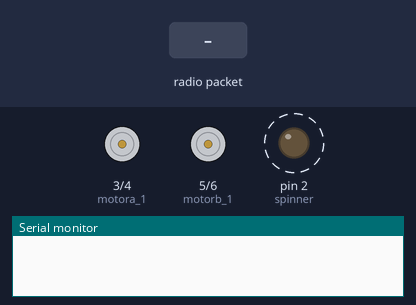
The sketch below on a simulated Arduino Uno, built with avr-gcc and run on an emulated ATmega328P. On the bench: motor-driver pin pairs drawn as motors (green arrow = first pin HIGH = forward, orange = second pin HIGH = backward, longer = more drive), output pins drawn as LEDs (lit = HIGH), the last lines printed to the serial monitor. Dashed ring = blinking. The test bench sets the inputs (shaded band). No radio packets arrive unless stated.

Above: at 0.01 s.
At 1.13 s:
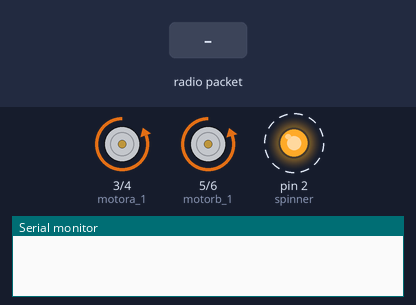
1.4 s: radio packet "1" arrives
At 1.9 s:
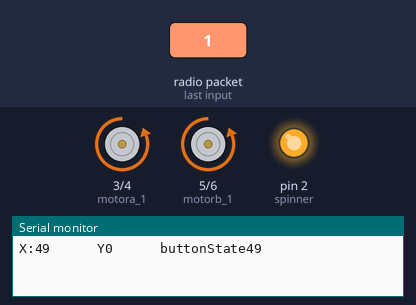
Timing chart, 0 to 4.4 s (numbered marks = the images above; inputs shaded):
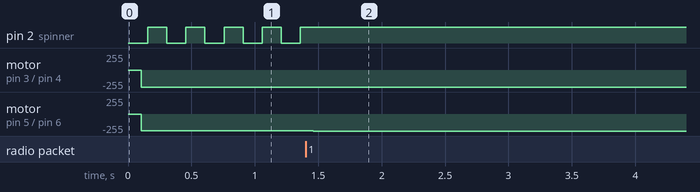

Measured:
- after the input at 1.4 s, pin 2 (spinner): stops changing and stays HIGH; motor on pin 5 (motorb_1) / pin 6 (motorb_2): backward 254/255 → backward 255/255 after 0.06 s
- by itself, pin 2 (spinner): alternates HIGH for 0.15 s and LOW for 0.15 s

The sketch:

Battle_Robot.ino
```cpp
#include <SPI.h>      //SPI library for communication with the nRF24L01+
#include "RF24.h"  //The main library of the nRF24L01+
#include "Wire.h"


RF24 radio (7, 8); // CE,CSN

//Create a pipe addresses for  communication
const uint64_t pipe = 0xE8E8F0F0E1LL;

struct package
{
  int X = 1;
  int Y = 1;
};

typedef struct package Package;
Package pos;

int buttonState;
int spinnerState = false ;
int motora_1 = 3;
int motora_2 = 4;
int motorb_1 = 5;
int motorb_2 = 6;
int spinner = 2;


void setup()
{
  Serial.begin(9600);
  radio.begin();                    //Start the nRF24 communicate
  radio.openReadingPipe(1, pipe);   //Sets the address of the transmitter to which the program will receive data.
  radio.startListening();
  pinMode(motora_1, OUTPUT);
  pinMode(motora_2, OUTPUT);
  pinMode(motorb_1, OUTPUT);
  pinMode(motorb_2, OUTPUT);
  pinMode(spinner, OUTPUT);
  digitalWrite(spinner, LOW);
  delay(100);
}

void loop()
{

  if (radio.available()) {
    radio.read(&pos, sizeof(pos));
    radio.read(&buttonState, sizeof(buttonState));
    Serial.print("X:");
    Serial.print(pos.X);
    Serial.print("      Y");
    Serial.print(pos.Y);
    Serial.print("      buttonState");
    Serial.println(buttonState);
  }

  int xAxis = pos.X;
  int yAxis = pos.Y;
  int forward = map(yAxis, 570, 1024, 0, 255);
  int backward = map(yAxis, 480, 0, 0, 255);
  int right = map(xAxis, 570, 1024, 0, 255);
  int left = map(xAxis, 480, 0, 0, 255);

  if (yAxis > 570) {          // Move Forward
    // Set Motor A forward
    analogWrite(motora_1, forward);
    analogWrite(motora_2, 0);
    // Set Motor B forward
    analogWrite(motorb_1, forward);
    analogWrite(motorb_2, 0);
  } else if (yAxis < 480) {                     //Move Backward
    // Set Motor A backward
    analogWrite(motora_1, 0);
    analogWrite(motora_2, backward);
    // Set Motor B backward
    analogWrite(motorb_1, 0);
    analogWrite(motorb_2, backward);
  } else if (xAxis > 570) {                     // Move Right
    // Set Motor A forward
    analogWrite(motora_1, right);
    analogWrite(motora_2, 0);
    // Set Motor B stop
    analogWrite(motorb_1, 0);
    analogWrite(motorb_2, 0);
  } else if (xAxis < 480) {                     // Move Left
    // Set Motor A stop
    analogWrite(motora_1, 0);
    analogWrite(motora_2, 0);
    // Set Motor B foward
    analogWrite(motorb_1, left);
    analogWrite(motorb_2, 0);
  } else  {     //stop
    // Set Motor A stop
    analogWrite(motora_1, 0);
    analogWrite(motora_2, 0);
    // Set Motor B stop
    analogWrite(motorb_1, 0);
    analogWrite(motorb_2, 0);
  }

  if (buttonState == 0 ) {
    spinnerState = ! spinnerState;
    delay(50);
  }

  if (spinnerState == true) {
    digitalWrite(spinner, HIGH);    //turn On spinner
    delay(100);
  } else {
    digitalWrite(spinner, LOW);      //turn Off spinner
    delay(100);
  }


}
```
